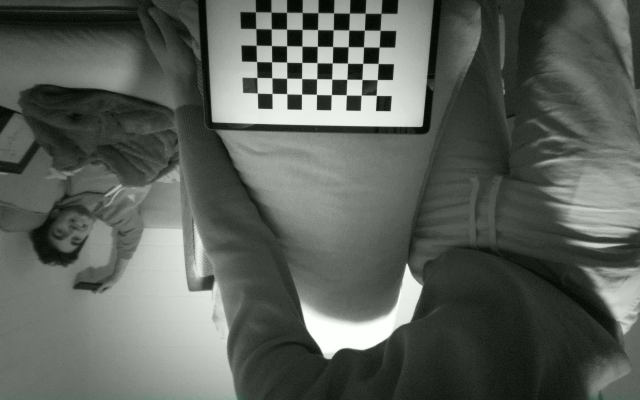
#> input picture calib/zero-2026-11-02/img_001.jpg, 1280 x 800 px (shown at 1/2 size)
$ python quality.py ../calib/zero-2026-11-02/img_001.jpg
#> lines starting #> are read from the running program, lines starting #| are printed output that depends on the picture
import sys, numpy as np
from PIL import Image
imgs=[np.asarray(Image.open(p).convert('L'),dtype=float) for p in sys.argv[1:]]
#> imgs = 1 item
a=imgs[-1]; h,w=a.shape
#> after `h, w = a.shape`: h = 800; w = 1280
print(f"Größe {w}x{h}")
#| Größe 1280x800
print(f"Helligkeit: Mittel {a.mean():.1f}, Min {a.min():.0f}, Max {a.max():.0f}, Perzentile 1/50/99: {np.percentile(a,[1,50,99]).round(0)}")
#| Helligkeit: Mittel 93.4, Min 1, Max 254, Perzentile 1/50/99: [ 10.  82. 238.]
print(f"Pixel >=250: {100*np.mean(a>=250):.3f} %, <=5: {100*np.mean(a<=5):.3f} %")
#| Pixel >=250: 0.778 %, <=5: 0.308 %
# checkerboard region
Y0,Y1,X0,X1=[int(v) for v in __import__("os").environ.get("ROI","195,395,395,705").split(",")]
cb=a[Y0:Y1,X0:X1]
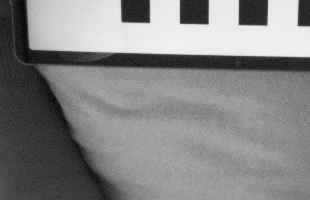
#> cb: shape (200, 310) float64; min 1, max 241, mean 132.2
print(f"Schachbrett: Weiß ~{np.percentile(cb,90):.0f}, Schwarz ~{np.percentile(cb,10):.0f}, Kontrast {np.percentile(cb,90)-np.percentile(cb,10):.0f}")
#| Schachbrett: Weiß ~233, Schwarz ~41, Kontrast 192
def edge_widths(prof):
    # 10-90 % Anstiegsbreite an jedem Übergang (sub-pixel, linear interpoliert)
    lo,hi=np.percentile(prof,10),np.percentile(prof,90); mid=(lo+hi)/2
    res=[]
    for i in np.where(np.diff(np.sign(prof-mid))!=0)[0]:
        s=slice(max(i-8,0),min(i+9,len(prof))); seg=prof[s]
        l,hh=seg.min(),seg.max()
        if hh-l<0.6*(hi-lo): continue
        n=(seg-l)/(hh-l)
        if n[0]>n[-1]: n=n[::-1]
        x=np.arange(len(n))
        def cross(t):
            j=np.argmax(n>=t); return j-1+(t-n[j-1])/(n[j]-n[j-1]) if j>0 else 0
        res.append(cross(0.9)-cross(0.1))
    return res
hw=[]; vw=[]
for y in range(Y0+10,Y1-5,6): hw+=edge_widths(a[y,X0+5:X1-5])
#> this loop made 31 passes
#> (lo in edge_widths, hi in edge_widths, mid in edge_widths) on passes 2 to 13: (35, 234, 134.5), (40.9, 235, 137.9), (186.6, 236, 211.3), (187.6, 237, 212.3), (179, 238, 208.5), (177, 238, 207.5), (36.9, 237, 136.9), (28, 55, 41.5), (32, 60.2, 46.1), (51, 148, 99.5), (49.8, 150, 99.9), (44, 155, 99.5)
#> (lo in edge_widths, hi in edge_widths, mid in edge_widths, hw) on pass 1: (35, 234, 134.5, [6.73, 2.4, 2.14, 2.57, 1.89, 2.59, 1.94, 1.83])
#> after the loop, hw = 146 values, max 15.87 at index 73, min 0 at index 25, mean 7.4
for x in range(X0+5,X1-5,6): vw+=edge_widths(a[Y0+5:Y1-5,x])
#> this loop made 50 passes
#> (lo in edge_widths, hi in edge_widths, mid in edge_widths) on passes 1, 3, 4, 5, 6, 7, 8, 9, 10, 11, 12, 13: (36, 72, 54), (26, 65.1, 45.55), (12, 65, 38.5), (35.9, 166, 101), (32.9, 187.1, 110), (30.9, 195, 113), (30.8, 201, 115.9), (29.9, 206, 118), (29.9, 210.1, 120), (37.9, 212, 125), (42.9, 217, 129.9), (41, 219.1, 130.1)
#> (lo in edge_widths, hi in edge_widths, mid in edge_widths, vw) on pass 2: (36, 69, 52.5, [10.73, 6.35, 5.85, 4.85, 3.85, 13.7, 12.51])
#> after the loop, vw = 104 values, max 14.84 at index 13, min 1.57 at index 12, mean 4.61
hw,vw=np.array(hw),np.array(vw)
print(f"Kantenbreite 10-90% (horizontales Profil): Median {np.median(hw):.2f} px  (n={len(hw)})")
#| Kantenbreite 10-90% (horizontales Profil): Median 7.73 px  (n=146)
print(f"Kantenbreite 10-90% (vertikales Profil):   Median {np.median(vw):.2f} px  (n={len(vw)})")
#| Kantenbreite 10-90% (vertikales Profil):   Median 3.11 px  (n=104)
# Rauschen: zeitlich (3 Frames) und räumlich auf der Wand
if len(imgs)>=2:
    st=np.std(np.stack(imgs),axis=0)
    print(f"Zeitliches Rauschen (Std über {len(imgs)} Frames): Wand {np.median(st[600:760,700:1050]):.2f}, Schachbrett {np.median(st[Y0:Y1,X0:X1]):.2f}")
wall=a[600:760,700:1050]
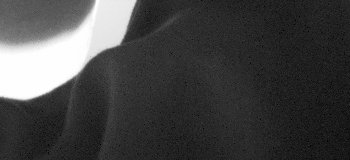
#> wall: shape (160, 350) float64; min 1, max 254, mean 67.5
print(f"Wand: Mittel {wall.mean():.1f}, räumliche Std {wall.std():.2f}")
#| Wand: Mittel 67.5, räumliche Std 66.64
# Schärfe-Score wie im Browser (Laplace²) in der Mitte
c=a[h//4:3*h//4,w//4:3*w//4]
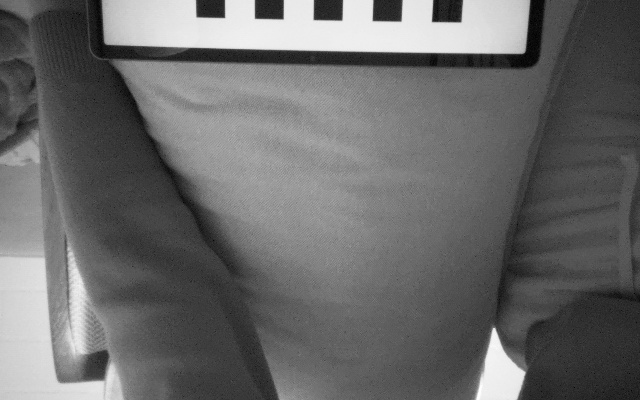
#> c: shape (400, 640) float64; min 1, max 254, mean 105.9
lap=4*c[1:-1,1:-1]-c[:-2,1:-1]-c[2:,1:-1]-c[1:-1,:-2]-c[1:-1,2:]
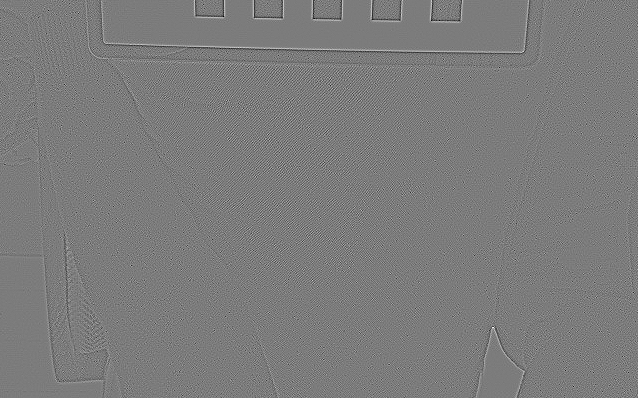
#> lap: shape (398, 638) float64; min -186, max 196, mean 0; drawn with min black and max white
print(f"Schärfe-Score (Mitte, wie Webseite): {np.mean(lap**2):.1f}")
#| Schärfe-Score (Mitte, wie Webseite): 520.2
# Blendung: Anteil übersteuerter Pixel auf dem Brett
print(f"Übersteuert auf dem Brett (>=250): {100*np.mean(cb>=250):.1f} %")
#| Übersteuert auf dem Brett (>=250): 0.0 %

$ run again, on calib/zero-2026-11-02/img_003.jpg
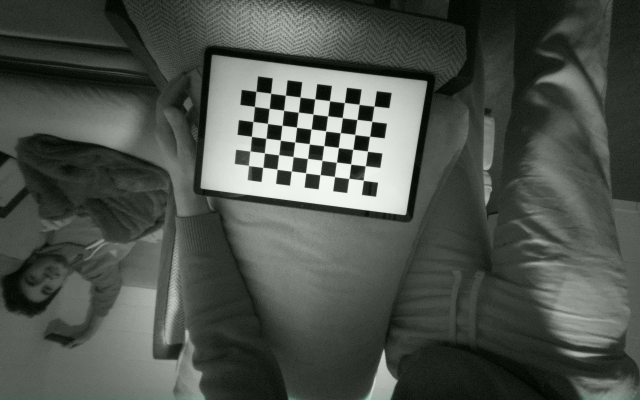
#> input picture calib/zero-2026-11-02/img_003.jpg, 1280 x 800 px (shown at 1/2 size)
#> imgs = 1 item
#| Größe 1280x800
#| Helligkeit: Mittel 78.8, Min 1, Max 249, Perzentile 1/50/99: [  7.  65. 239.]
#| Pixel >=250: 0.000 %, <=5: 0.647 %
#> `cb=a[Y0:Y1,X0:X1]`:
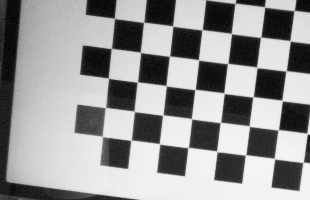
#> cb: shape (200, 310) float64; min 1, max 249, mean 149.5
#| Schachbrett: Weiß ~240, Schwarz ~20, Kontrast 220
#> the loop `for y in range(Y0+10,Y1-5,6): hw+=edge_widths(a[y,X0+5:X1-5])` made 31 passes
#> (lo in edge_widths, hi in edge_widths, mid in edge_widths) on passes 1 to 8: (13, 218, 115.5), (12, 221, 116.5), (14, 223, 118.5), (15.9, 224, 120), (14.9, 224, 119.5), (15, 226, 120.5), (14.9, 228, 121.5), (15, 229, 122)
#> after the loop `for y in range(Y0+10,Y1-5,6): hw+=edge_widths(a[y,X0+5:X1-5])`: hw = 256 values, max 12.49 at index 55, min 0 at index 229, mean 3.7
#> the loop `for x in range(X0+5,X1-5,6): vw+=edge_widths(a[Y0+5:Y1-5,x])` made 50 passes
#> (lo in edge_widths, hi in edge_widths, mid in edge_widths) on passes 1 to 8: (11, 43, 27), (9, 177.1, 93.05), (20.8, 191, 105.9), (150.9, 199, 174.9), (164, 205, 184.5), (169.9, 209, 189.4), (175, 212, 193.5), (179, 217, 198)
#> after the loop `for x in range(X0+5,X1-5,6): vw+=edge_widths(a[Y0+5:Y1-5,x])`: vw = 262 values, max 15.67 at index 13, min 0 at index 152, mean 3.84
#| Kantenbreite 10-90% (horizontales Profil): Median 2.62 px  (n=256)
#| Kantenbreite 10-90% (vertikales Profil):   Median 2.42 px  (n=262)
#| Wand: Mittel 47.2, räumliche Std 25.37
#> `lap=4*c[1:-1,1:-1]-c[:-2,1:-1]-c[2:,1:-1]-c[1:-1,:-2]-c[1:-1,2:]`:
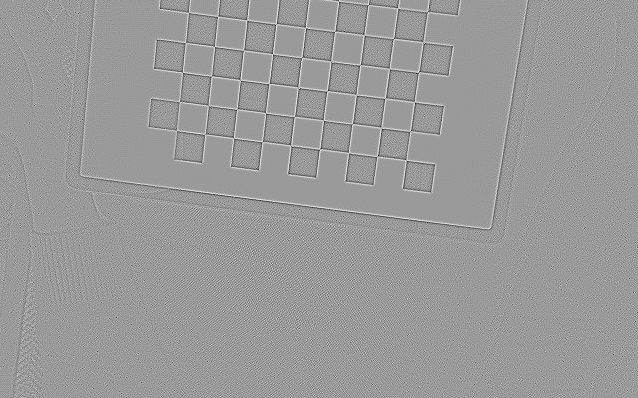
#> lap: shape (398, 638) float64; min -256, max 167, mean 0; drawn with min black and max white
#| Schärfe-Score (Mitte, wie Webseite): 723.3
#| Übersteuert auf dem Brett (>=250): 0.0 %

$ run again, on calib/zero-2026-11-02/img_004.jpg
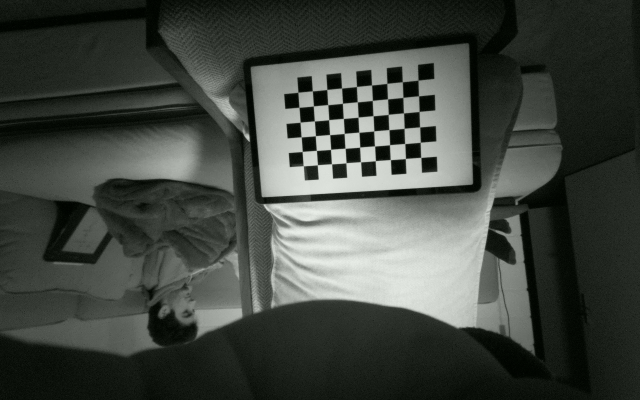
#> input picture calib/zero-2026-11-02/img_004.jpg, 1280 x 800 px (shown at 1/2 size)
#> imgs = 1 item
#| Größe 1280x800
#| Helligkeit: Mittel 68.1, Min 1, Max 244, Perzentile 1/50/99: [  2.  42. 224.]
#| Pixel >=250: 0.000 %, <=5: 3.239 %
#> `cb=a[Y0:Y1,X0:X1]`:
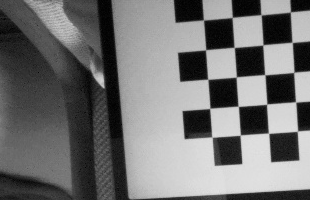
#> cb: shape (200, 310) float64; min 1, max 226, mean 113.7
#| Schachbrett: Weiß ~212, Schwarz ~15, Kontrast 197
#> the loop `for y in range(Y0+10,Y1-5,6): hw+=edge_widths(a[y,X0+5:X1-5])` made 31 passes
#> (lo in edge_widths, hi in edge_widths, mid in edge_widths) on passes 2 to 9: (10.9, 183, 96.95), (9, 191, 100), (7.9, 193, 100.5), (6.9, 194.1, 100.5), (9, 195, 102), (13, 191.1, 102.1), (12.9, 198.1, 105.5), (9, 199, 104)
#> after the loop `for y in range(Y0+10,Y1-5,6): hw+=edge_widths(a[y,X0+5:X1-5])`: hw = 166 values, max 15.25 at index 78, min 1.73 at index 124, mean 3.93
#> the loop `for x in range(X0+5,X1-5,6): vw+=edge_widths(a[Y0+5:Y1-5,x])` made 50 passes
#> (lo in edge_widths, hi in edge_widths, mid in edge_widths) on passes 5 to 12: (38, 108.1, 73.05), (40, 111, 75.5), (48.9, 117, 82.95), (52, 149.3, 100.6), (59, 164, 111.5), (62, 174.1, 118), (52, 168, 110), (43, 147, 95)
#> after the loop `for x in range(X0+5,X1-5,6): vw+=edge_widths(a[Y0+5:Y1-5,x])`: vw = 207 values, max 15.81 at index 50, min 0 at index 42, mean 5.15
#| Kantenbreite 10-90% (horizontales Profil): Median 2.73 px  (n=166)
#| Kantenbreite 10-90% (vertikales Profil):   Median 2.83 px  (n=207)
#| Wand: Mittel 62.8, räumliche Std 60.63
#> `lap=4*c[1:-1,1:-1]-c[:-2,1:-1]-c[2:,1:-1]-c[1:-1,:-2]-c[1:-1,2:]`:
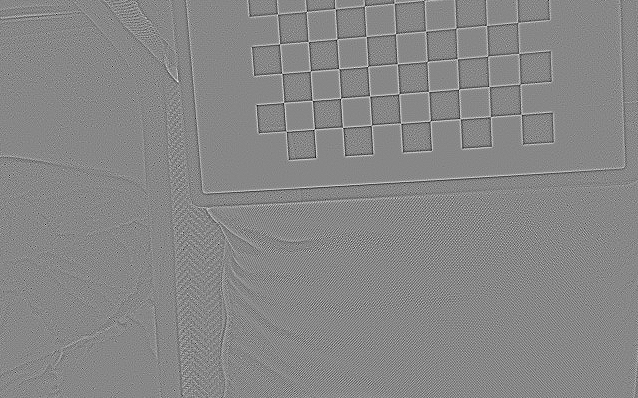
#> lap: shape (398, 638) float64; min -195, max 172, mean 0; drawn with min black and max white
#| Schärfe-Score (Mitte, wie Webseite): 746.6
#| Übersteuert auf dem Brett (>=250): 0.0 %
